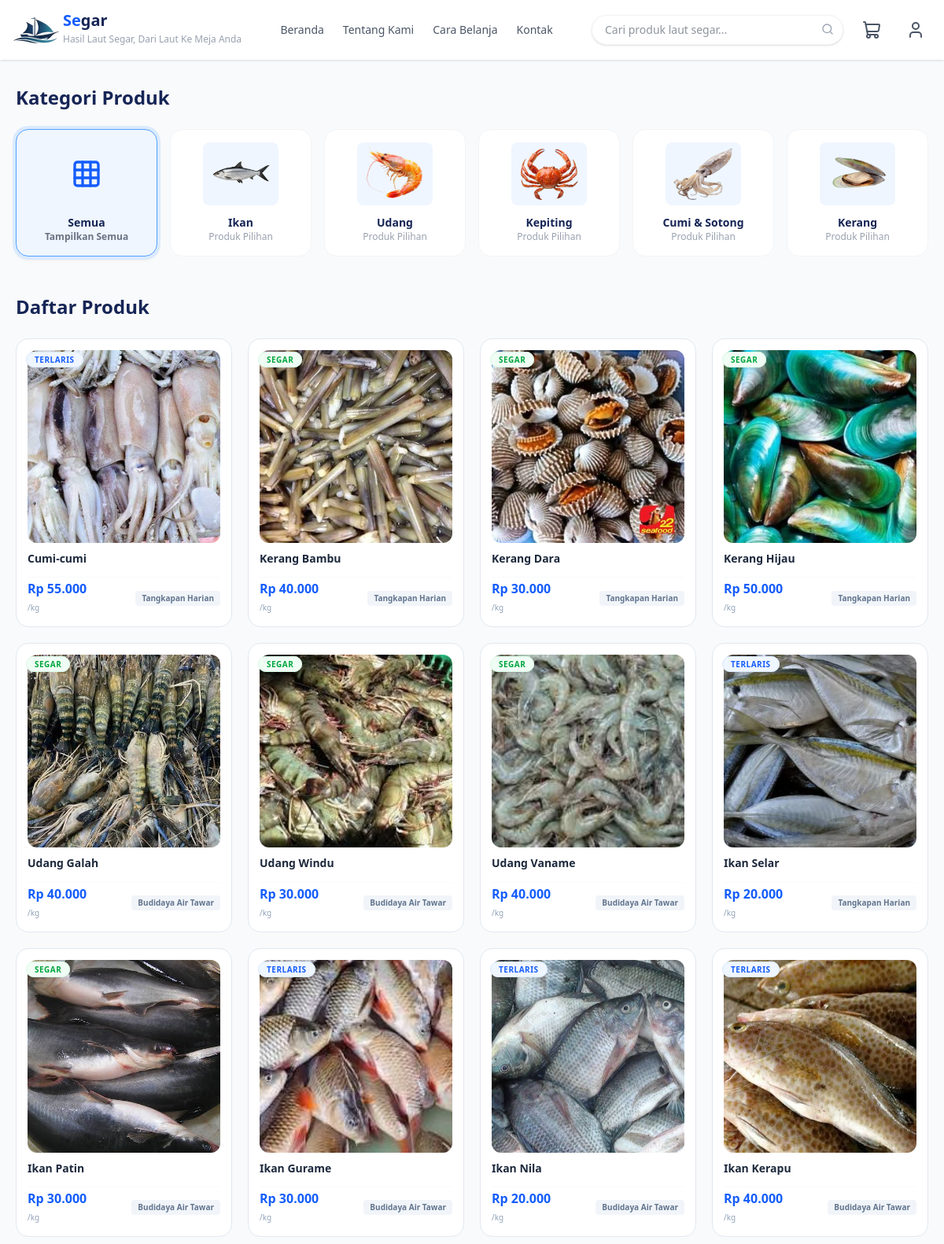
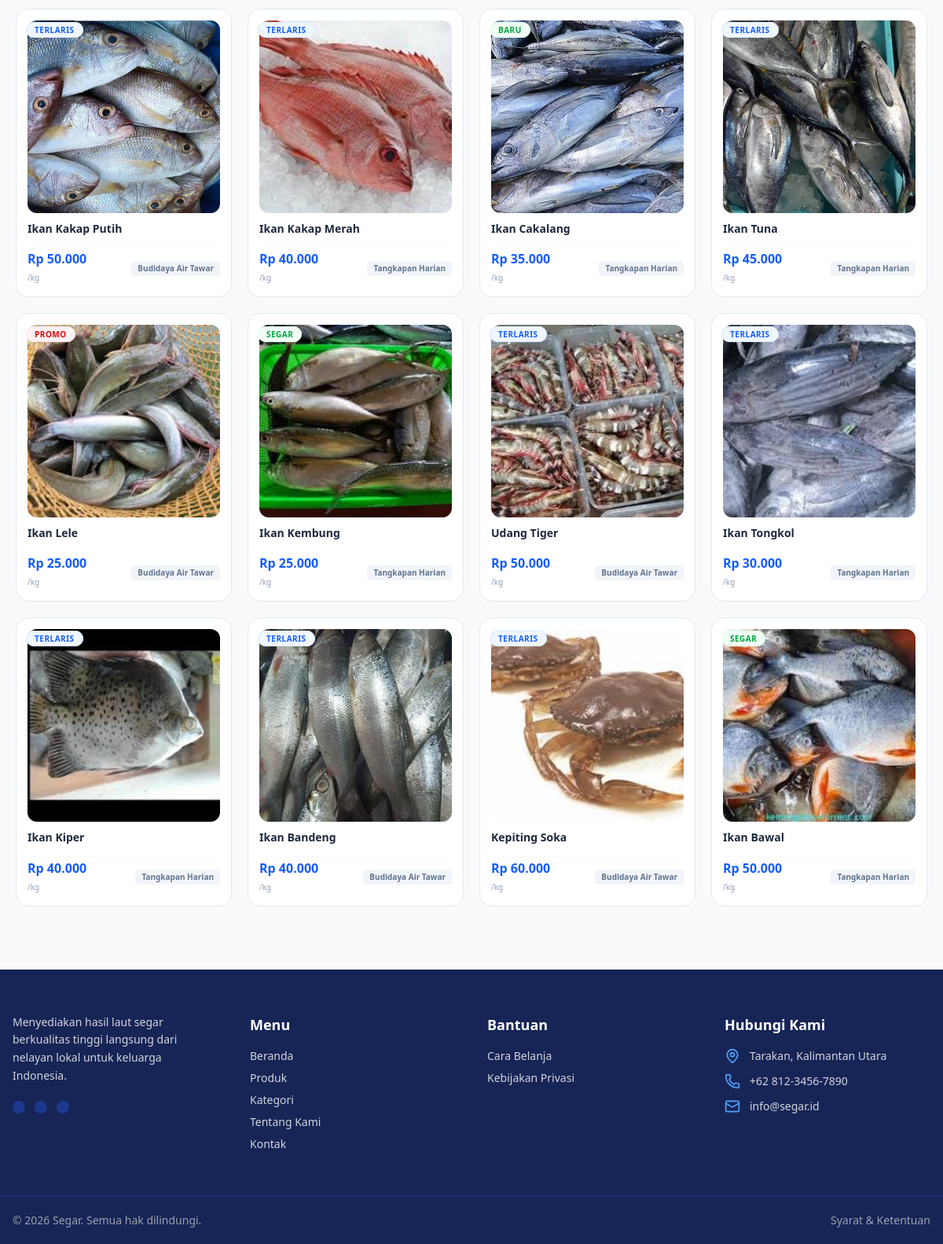
The app's page /pages/kategori.php with its own data (2 pictures, top to bottom).
### tables this page shows
CREATE TABLE `products` (
  `id` int(11) NOT NULL,
  `user_id` int(11) NOT NULL,
  `nama_produk` varchar(150) NOT NULL,
  `slug` varchar(150) DEFAULT NULL,
  `kategori` varchar(50) DEFAULT NULL,
  `deskripsi` text DEFAULT NULL,
  `harga` decimal(12,2) NOT NULL,
  `stok` int(11) DEFAULT 0,
  `berat` decimal(8,2) DEFAULT NULL,
  `satuan` varchar(20) DEFAULT NULL,
  `asal_produk` varchar(100) DEFAULT NULL,
  `badge` varchar(50) DEFAULT NULL,
  `status` enum('aktif','nonaktif') DEFAULT 'aktif',
  `created_at` timestamp NOT NULL DEFAULT current_timestamp(),
  `updated_at` timestamp NULL DEFAULT NULL
);

### pages/kategori.php (the view, shortened to what this page needs)
<!DOCTYPE html>
<html lang="id">
  <?php include '../includes/head.php' ?>
  <body class="bg-gray-50 text-gray-800 font-sans">
  <?php include '../includes/header.php' ?>
    <main class="max-w-7xl mx-auto mt-8 px-5 my-12">
      <section class="mb-12">
        <div class="flex justify-between items-center mb-6">
          <h2 class="text-2xl font-bold text-blue-950">Kategori Produk</h2>
        </div>
        <div class="grid grid-cols-2 sm:grid-cols-3 lg:grid-cols-6 gap-4">
          <div
            id="btn-semua"
            data-target-cat="semua"
            class="category-btn bg-white border border-gray-100 p-4 rounded-2xl text-center transition-all duration-200 flex flex-col justify-between items-center cursor-pointer select-none hover:shadow-md hover:border-blue-200"
            onclick="filterCategory(this)"
          >
            <div class="w-24 h-20 bg-blue-50 rounded-lg mb-3 flex items-center justify-center text-blue-600">
              <i data-lucide="grid" class="w-10 h-10"></i>
            </div>
            <h4 class="font-bold text-sm text-blue-950">Semua</h4>
            <p class="text-xs text-gray-500 font-semibold">Tampilkan Semua</p>
          </div>
          <div
            id="btn-ikan"
            data-target-cat="ikan"
            class="category-btn bg-white border border-gray-100 p-4 rounded-2xl text-center transition-all duration-200 flex flex-col justify-between items-center cursor-pointer select-none hover:shadow-md hover:border-blue-200"
            onclick="filterCategory(this)"
          >
            <div class="w-24 h-20 bg-blue-50 rounded-lg mb-3 flex items-center justify-center">
              <img src="../assets/img/kategori/ikan.png" alt="Ikan" class="w-20 h-20 object-contain" onerror="this.style.display='none'; this.nextElementSibling.style.display='flex';" />
            </div>
            <h4 class="font-bold text-sm text-blue-950">Ikan</h4>
            <p class="text-xs text-gray-400">Produk Pilihan</p>
          </div>
          <div
            id="btn-udang"
            data-target-cat="udang"
            class="category-btn bg-white border border-gray-100 p-4 rounded-2xl text-center transition-all duration-200 flex flex-col justify-between items-center cursor-pointer select-none hover:shadow-md hover:border-blue-200"
            onclick="filterCategory(this)"
          >
            <div class="w-24 h-20 bg-blue-50 rounded-lg mb-3 flex items-center justify-center">
              <img src="../assets/img/kategori/udang.png" alt="Udang" class="w-20 h-20 object-contain" onerror="this.style.display='none'; this.nextElementSibling.style.display='flex';" />
            </div>
            <h4 class="font-bold text-sm text-blue-950">Udang</h4>
            <p class="text-xs text-gray-400">Produk Pilihan</p>
          </div>
          <div
            id="btn-kepiting"
            data-target-cat="kepiting"
            class="category-btn bg-white border border-gray-100 p-4 rounded-2xl text-center transition-all duration-200 flex flex-col justify-between items-center cursor-pointer select-none hover:shadow-md hover:border-blue-200"
            onclick="filterCategory(this)"
          >
            <div class="w-24 h-20 bg-blue-50 rounded-lg mb-3 flex items-center justify-center">
              <img src="../assets/img/kategori/kepiting.png" alt="Kepiting" class="w-20 h-20 object-contain" onerror="this.style.display='none'; this.nextElementSibling.style.display='flex';" />
            </div>
            <h4 class="font-bold text-sm text-blue-950">Kepiting</h4>
            <p class="text-xs text-gray-400">Produk Pilihan</p>
          </div>
          <div
            id="btn-cumi"
            data-target-cat="cumi"
            class="category-btn bg-white border border-gray-100 p-4 rounded-2xl text-center transition-all duration-200 flex flex-col justify-between items-center cursor-pointer select-none hover:shadow-md hover:border-blue-200"
            onclick="filterCategory(this)"
          >
            <div class="w-24 h-20 bg-blue-50 rounded-lg mb-3 flex items-center justify-center">
              <img src="../assets/img/kategori/cumi.png" alt="Cumi & Sotong" class="w-20 h-20 object-contain" onerror="this.style.display='none'; this.nextElementSibling.style.display='flex';" />
            </div>
            <h4 class="font-bold text-sm text-blue-950">Cumi & Sotong</h4>
            <p class="text-xs text-gray-400">Produk Pilihan</p>
          </div>
          <div
            id="btn-kerang"
            data-target-cat="kerang"
            class="category-btn bg-white border border-gray-100 p-4 rounded-2xl text-center transition-all duration-200 flex flex-col justify-between items-center cursor-pointer select-none hover:shadow-md hover:border-blue-200"
            onclick="filterCategory(this)"
          >
            <div class="w-24 h-20 bg-blue-50 rounded-lg mb-3 flex items-center justify-center">
              <img src="../assets/img/kategori/kerang.png" alt="Kerang" class="w-20 h-20 object-contain" onerror="this.style.display='none'; this.nextElementSibling.style.display='flex';" />
            </div>
            <h4 class="font-bold text-sm text-blue-950">Kerang</h4>
            <p class="text-xs text-gray-400">Produk Pilihan</p>
          </div>
        </div>
      </section>
      <div class="flex justify-between items-center mb-6">
        <h2 id="section-title" class="text-2xl font-bold text-blue-950">Daftar Produk</h2>
      </div>
      <div id="product-grid" class="grid grid-cols-1 sm:grid-cols-2 md:grid-cols-3 lg:grid-cols-4 xl:grid-cols-5 gap-5">
        <?php
        $query_produk = "SELECT p.*,
                         (SELECT pi.nama_file FROM product_images pi WHERE pi.product_id = p.id LIMIT 1) as gambar_utama
                         FROM products p
                         WHERE p.status = 'aktif'
                         ORDER BY p.id DESC";
        $result_produk = mysqli_query($conn, $query_produk);
        if (mysqli_num_rows($result_produk) > 0) {
            while ($row = mysqli_fetch_assoc($result_produk)) {
                $kategori_katalog = 'lainnya';
                if (!empty($row['kategori'])) {
                    $kat_lower = strtolower(trim($row['kategori']));
                    if (strpos($kat_lower, 'udang') !== false) {
                        $kategori_katalog = 'udang';
                    } elseif (strpos($kat_lower, 'kepiting') !== false || strpos($kat_lower, 'rajungan') !== false) {
                        $kategori_katalog = 'kepiting';
                    } elseif (strpos($kat_lower, 'cumi') !== false || strpos($kat_lower, 'sotong') !== false || strpos($kat_lower, 'gurita') !== false) {
                        $kategori_katalog = 'cumi';
                    } elseif (strpos($kat_lower, 'kerang') !== false || strpos($kat_lower, 'tiram') !== false) {
                        $kategori_katalog = 'kerang';
                    } elseif (strpos($kat_lower, 'ikan') !== false) {
                        $kategori_katalog = 'ikan';
                    } else {
                        $kategori_katalog = 'lainnya';
                    }
                }
                $badge_text = !empty($row['badge']) ? htmlspecialchars($row['badge']) : 'SEGAR';
                $badge_class = ($badge_text === 'TERLARIS')
                    ? 'bg-blue-50 text-blue-600 border-blue-100'
                    : (($badge_text === 'PROMO') ? 'bg-red-50 text-red-600 border-red-100' : 'bg-green-50 text-green-600 border-green-100');
                $icon = 'fish';
                if ($kategori_katalog === 'udang') $icon = 'shrimp';
                if ($kategori_katalog === 'kepiting') $icon = 'crab';
                if ($kategori_katalog === 'cumi') $icon = 'squid';
                if ($kategori_katalog === 'kerang') $icon = 'shell';
        ?>
            <a href="product-details.php?produk=<?= $row['slug']; ?>" class="product-card w-full bg-white border border-slate-200 rounded-2xl p-3.5 hover:shadow-md hover:-translate-y-[2px] active:translate-y-0 active:scale-[0.99] transition-all duration-150 relative flex flex-col group select-none outline-none" data-cat-name="<?= $kategori_katalog; ?>">
              <div class="absolute top-3 left-3 z-10">
                <span class="<?= $badge_class; ?> text-[10px] font-bold px-2.5 py-0.5 rounded-full uppercase tracking-wider border">
                  <?= $badge_text; ?>
                </span>
              </div>
              <div class="w-full aspect-square flex items-center justify-center overflow-hidden rounded-xl mb-2.5 bg-slate-50 group-hover:opacity-90 transition-opacity">
                <?php if (!empty($row['gambar_utama']) && file_exists("../assets/img/product-image/" . $row['gambar_utama'])): ?>
                    <img src="../assets/img/product-image/<?= $row['gambar_utama']; ?>" alt="<?= htmlspecialchars($row['nama_produk']); ?>" class="w-full h-full object-cover">
                <?php else: ?>
                    <div class="w-full h-full flex items-center justify-center text-blue-500/70 p-1">
                        <i data-lucide="<?= $icon; ?>" class="w-14 h-14"></i>
                    </div>
                <?php endif; ?>
              </div>
              <div class="space-y-0.5 mb-2.5 flex-1 flex flex-col">
                <h4 class="font-bold text-slate-800 text-sm leading-snug truncate group-hover:text-blue-600 transition-colors" title="<?= htmlspecialchars($row['nama_produk']); ?>">
                    <?= htmlspecialchars($row['nama_produk']); ?>
                </h4>
              </div>
              <div class="flex items-center justify-between pt-1 border-t border-slate-50 mt-1">
                <div>
                  <span class="text-blue-600 font-extrabold text-sm md:text-base block leading-tight">
                    Rp <?= number_format($row['harga'], 0, ',', '.'); ?>
                  </span>
                  <span class="text-[10px] text-slate-400">/<?= htmlspecialchars($row['satuan'] ?? 'kg'); ?></span>
                </div>
                <div class="text-right max-w-[50%]">
                  <span class="text-[10px] font-semibold text-slate-500 bg-slate-100 px-2 py-0.5 rounded truncate block" title="<?= htmlspecialchars($row['asal_produk'] ?? 'Lokal'); ?>">
                    <?= !empty($row['asal_produk']) ? htmlspecialchars($row['asal_produk']) : 'Lokal'; ?>
                  </span>
                </div>
              </div>
            </a>
        <?php
            }
        }
        ?>
      </div>
    </main>
    <?php
      include '../includes/footer.php';
    ?>
  </body>
</html>

### records on screen
products: badge "TERLARIS", shows a picture, nama_produk "Cumi-cumi", harga "55.000", satuan "kg", asal_produk "Tangkapan Harian"
products: badge "SEGAR", shows a picture, nama_produk "Kerang Bambu", harga "40.000", satuan "kg", asal_produk "Tangkapan Harian"
products: badge "SEGAR", shows a picture, nama_produk "Kerang Dara", harga "30.000", satuan "kg", asal_produk "Tangkapan Harian"
products: badge "SEGAR", shows a picture, nama_produk "Kerang Hijau", harga "50.000", satuan "kg", asal_produk "Tangkapan Harian"
products: badge "SEGAR", shows a picture, nama_produk "Udang Galah", harga "40.000", satuan "kg", asal_produk "Budidaya Air Tawar"
products: badge "SEGAR", shows a picture, nama_produk "Udang Windu", harga "30.000", satuan "kg", asal_produk "Budidaya Air Tawar"
products: badge "SEGAR", shows a picture, nama_produk "Udang Vaname", harga "40.000", satuan "kg", asal_produk "Budidaya Air Tawar"
products: badge "TERLARIS", shows a picture, nama_produk "Ikan Selar", harga "20.000", satuan "kg", asal_produk "Tangkapan Harian"
products: badge "SEGAR", shows a picture, nama_produk "Ikan Patin", harga "30.000", satuan "kg", asal_produk "Budidaya Air Tawar"
products: badge "TERLARIS", shows a picture, nama_produk "Ikan Gurame", harga "30.000", satuan "kg", asal_produk "Budidaya Air Tawar"
products: badge "TERLARIS", shows a picture, nama_produk "Ikan Nila", harga "20.000", satuan "kg", asal_produk "Budidaya Air Tawar"
products: badge "TERLARIS", shows a picture, nama_produk "Ikan Kerapu", harga "40.000", satuan "kg", asal_produk "Budidaya Air Tawar"
products: badge "TERLARIS", shows a picture, nama_produk "Ikan Kakap Putih", harga "50.000", satuan "kg", asal_produk "Budidaya Air Tawar"
products: badge "TERLARIS", shows a picture, nama_produk "Ikan Kakap Merah", harga "40.000", satuan "kg", asal_produk "Tangkapan Harian"
products: badge "BARU", shows a picture, nama_produk "Ikan Cakalang", harga "35.000", satuan "kg", asal_produk "Tangkapan Harian"
products: badge "TERLARIS", shows a picture, nama_produk "Ikan Tuna", harga "45.000", satuan "kg", asal_produk "Tangkapan Harian"
products: badge "PROMO", shows a picture, nama_produk "Ikan Lele", harga "25.000", satuan "kg", asal_produk "Budidaya Air Tawar"
products: badge "SEGAR", shows a picture, nama_produk "Ikan Kembung", harga "25.000", satuan "kg", asal_produk "Tangkapan Harian"
products: badge "TERLARIS", shows a picture, nama_produk "Udang Tiger", harga "50.000", satuan "kg", asal_produk "Budidaya Air Tawar"
products: badge "TERLARIS", shows a picture, nama_produk "Ikan Tongkol", harga "30.000", satuan "kg", asal_produk "Tangkapan Harian"
products: badge "TERLARIS", shows a picture, nama_produk "Ikan Kiper", harga "40.000", satuan "kg", asal_produk "Tangkapan Harian"
products: badge "TERLARIS", shows a picture, nama_produk "Ikan Bandeng", harga "40.000", satuan "kg", asal_produk "Budidaya Air Tawar"
products: badge "TERLARIS", shows a picture, nama_produk "Kepiting Soka", harga "60.000", satuan "kg", asal_produk "Budidaya Air Tawar"
products: badge "SEGAR", shows a picture, nama_produk "Ikan Bawal", harga "50.000", satuan "kg", asal_produk "Tangkapan Harian"
